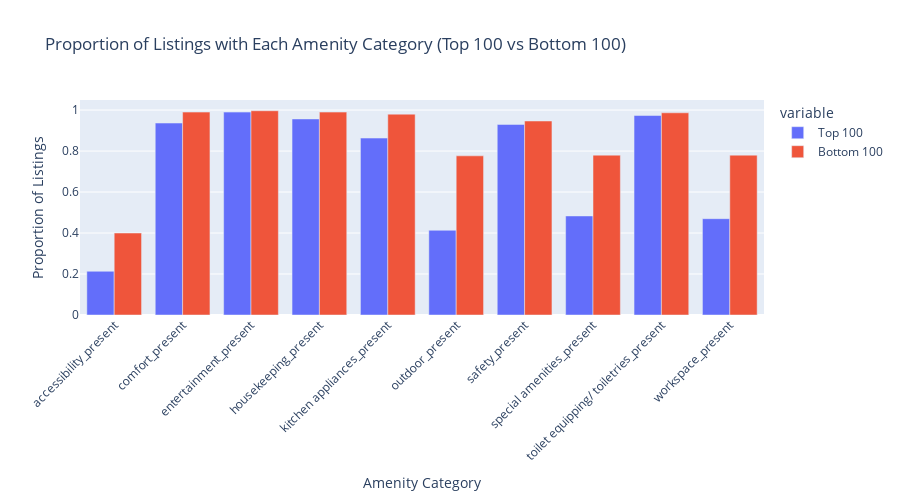

The code cell stored with this chart in its notebook:
### Code cell
# Step 3: Filter out only the amenity category columns for descriptive analysis
# We assume that the amenity columns all have '_present' in their names
amenity_columns = [col for col in df_aggregated.columns if '_present' in col]

# Calculate the mean proportion of each amenity category in top 100 and bottom 100 listings
amenity_presence_summary = df_aggregated.groupby('review_group')[amenity_columns].mean()

# Convert to a long format for plotting
amenity_presence_summary_long = amenity_presence_summary.T.reset_index().rename(columns={'index': 'amenity_categories'})

# Rename columns for better plotting
amenity_presence_summary_long.columns = ['amenity_categories', 'Top 100', 'Bottom 100']

# Sort the amenities by alphabetical order and remove 'others_present'
amenity_presence_summary_long = amenity_presence_summary_long.sort_values(by='amenity_categories')
amenity_presence_summary_long = amenity_presence_summary_long[amenity_presence_summary_long['amenity_categories'] != 'others_present']

# Plot the proportion of listings with each amenity using Plotly
fig = px.bar(amenity_presence_summary_long, x='amenity_categories', y=['Top 100', 'Bottom 100'],
             title='Proportion of Listings with Each Amenity Category (Top 100 vs Bottom 100)',
             labels={'value': 'Proportion of Listings', 'amenity_categories': 'Amenity Category'},
             barmode='group', height=500)

fig.update_layout(xaxis_tickangle=-45)
fig.show()

### Figure 1 — Plotly figure (JSON) as saved in the notebook; plotly's stock layout.template omitted (floating-point values rounded to 4 significant figures)
{"data": [{"alignmentgroup": "True", "hovertemplate": "variable=Top 100<br>Amenity Category=%{x}<br>Proportion of Listings=%{y}<extra></extra>", "legendgroup": "Top 100", "marker": {"color": "#636efa", "pattern": {"shape": ""}}, "name": "Top 100", "offsetgroup": "Top 100", "orientation": "v", "showlegend": true, "textposition": "auto", "type": "bar", "x": ["accessibility_present", "comfort_present", "entertainment_present", "housekeeping_present", "kitchen appliances_present", "outdoor_present", "safety_present", "special amenities_present", "toilet equipping/ toiletries_present", "workspace_present"], "xaxis": "x", "y": [0.2133, 0.9367, 0.99, 0.9567, 0.8633, 0.4133, 0.93, 0.4833, 0.9733, 0.47], "yaxis": "y"}, {"alignmentgroup": "True", "hovertemplate": "variable=Bottom 100<br>Amenity Category=%{x}<br>Proportion of Listings=%{y}<extra></extra>", "legendgroup": "Bottom 100", "marker": {"color": "#EF553B", "pattern": {"shape": ""}}, "name": "Bottom 100", "offsetgroup": "Bottom 100", "orientation": "v", "showlegend": true, "textposition": "auto", "type": "bar", "x": ["accessibility_present", "comfort_present", "entertainment_present", "housekeeping_present", "kitchen appliances_present", "outdoor_present", "safety_present", "special amenities_present", "toilet equipping/ toiletries_present", "workspace_present"], "xaxis": "x", "y": [0.4, 0.99, 0.9967, 0.99, 0.98, 0.7767, 0.9467, 0.78, 0.9867, 0.78], "yaxis": "y"}], "layout": {"barmode": "group", "height": 500, "legend": {"title": {"text": "variable"}, "tracegroupgap": 0}, "title": {"text": "Proportion of Listings with Each Amenity Category (Top 100 vs Bottom 100)"}, "xaxis": {"anchor": "y", "domain": [0, 1], "tickangle": -45, "title": {"text": "Amenity Category"}}, "yaxis": {"anchor": "x", "domain": [0, 1], "title": {"text": "Proportion of Listings"}}}}
